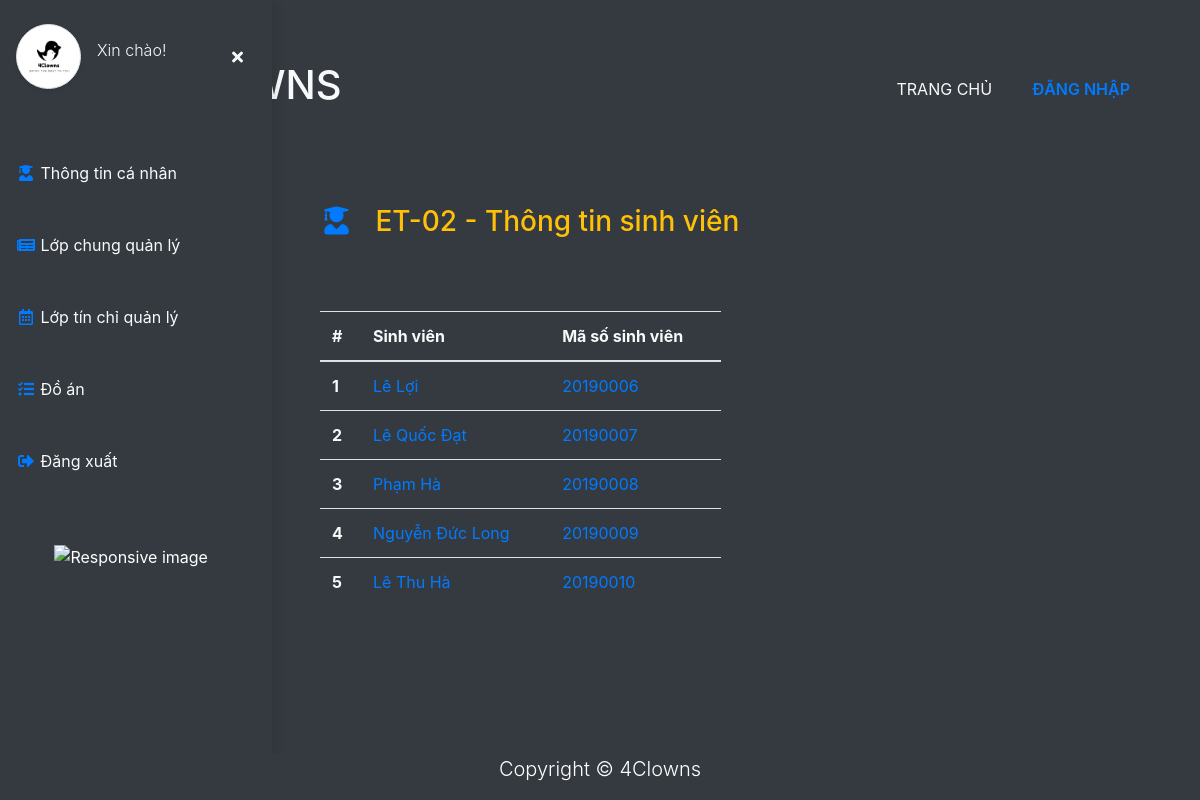
/teacher/lop_chung_quan_ly/ET-02_K64, run on the app's committed database.
### management/models.py (models this page shows, shortened)
class lop_chung(models.Model):
    name = CharField(_('Tên lớp'), max_length=15)
    vien = models.ForeignKey("management.vien_dao_tao", on_delete=models.CASCADE, verbose_name="Viện quản lý",related_name='cac_lop_thuoc_vien')
    giao_vien = models.ForeignKey("users.Teacher",verbose_name="Giáo viên quản lý", on_delete=models.CASCADE, related_name="cac_lop_quan_ly", null=True, blank=True)
    khoa = models.ForeignKey("management.khoa", on_delete=CASCADE, related_name='lop_cung_khoa', blank=True, null=True, verbose_name="Khóa")
    class Meta:
        verbose_name = "5. Lớp chung"
        verbose_name_plural = '5. Lớp chung'
        unique_together = ('name', 'khoa')

### users/models.py (models this page shows, shortened)
class User(AbstractBaseUser, PermissionsMixin):
    class Genders(models.TextChoices):
        MALE = "MALE", "Nam"
        FEMALE = "FEMALE", "Nữ"
    avatar = models.ImageField(_("Ảnh đại diện"), upload_to="Avatar", blank=True, null=True)
    email = models.EmailField(_("Email"),max_length=50, unique=True, blank=True)
    firstname = models.CharField(_("Tên"),max_length=20,  blank=False, null=True)
    surname = models.CharField(_("Tên đệm"),max_length=20, null=True, blank=True)
    lastname = models.CharField(_("Họ"),max_length=20, null=True, blank=True)
    date_of_birth = models.DateField(_("Ngày sinh"), blank=True, null=True, )
    phone = models.CharField(_("Số điện thoại"), max_length=15, blank=True, null=True)
    is_superuser = models.BooleanField(default=False)
    is_active = models.BooleanField(default=True)
    last_login = models.DateTimeField(auto_now_add=True)
    date_joined = models.DateTimeField(auto_now_add=True)
    role = models.BooleanField(null=True, blank=True)
    gender = models.CharField(
        _("Gender"), max_length=50, choices=Genders.choices, default=Genders.MALE
    )
    objects = UserManager()
    USERNAME_FIELD = 'email'
    REQUIRED_FIELDS = []

class Student(User):
    year_start = models.IntegerField(_("Năm vào trường"), default=datetime.datetime.now().year)
    vien = models.ForeignKey(vien_dao_tao, verbose_name="Viện", on_delete=models.CASCADE, null=True, blank=True)
    lop_chung = models.ForeignKey(lop_chung,verbose_name="Lớp chung", on_delete=models.CASCADE, related_name="sinh_vien", null=True, blank=True)
    code = models.CharField(_("Mã số sinh viên"), max_length=8, blank=True, unique=True)
    khoa = models.ForeignKey(khoa, verbose_name="Khóa" , max_length=3, blank=True, on_delete=CASCADE, null=True)
    lop_tin_chi_dang_ki = models.ManyToManyField('student.lop_tin_chi_detail', verbose_name="Lớp tín chỉ đăng kí", related_name='sinh_vien_trong_lop_tin_chi')
    def __str__(self):
        return self.email.replace("@edu.com.vn", "")
    class Meta:
        verbose_name = "Sinh viên"
        verbose_name_plural = 'Sinh viên'

class User(AbstractBaseUser, PermissionsMixin):
    class Genders(models.TextChoices):
        MALE = "MALE", "Nam"
        FEMALE = "FEMALE", "Nữ"
    avatar = models.ImageField(_("Ảnh đại diện"), upload_to="Avatar", blank=True, null=True)
    email = models.EmailField(_("Email"),max_length=50, unique=True, blank=True)
    firstname = models.CharField(_("Tên"),max_length=20,  blank=False, null=True)
    surname = models.CharField(_("Tên đệm"),max_length=20, null=True, blank=True)
    lastname = models.CharField(_("Họ"),max_length=20, null=True, blank=True)
    date_of_birth = models.DateField(_("Ngày sinh"), blank=True, null=True, )
    phone = models.CharField(_("Số điện thoại"), max_length=15, blank=True, null=True)
    is_superuser = models.BooleanField(default=False)
    is_active = models.BooleanField(default=True)
    last_login = models.DateTimeField(auto_now_add=True)
    date_joined = models.DateTimeField(auto_now_add=True)
    role = models.BooleanField(null=True, blank=True)
    gender = models.CharField(
        _("Gender"), max_length=50, choices=Genders.choices, default=Genders.MALE
    )
    objects = UserManager()
    USERNAME_FIELD = 'email'
    REQUIRED_FIELDS = []

### teacher/views.py (the view)
# urls.py: path('lop_chung_quan_ly/<str:ten_lop_chung>', views.tung_lop_chung, name='tung_lop_chung'),
def tung_lop_chung(request, ten_lop_chung):
    lopChungname = ten_lop_chung.split("_")[0]
    lopChungkhoa = ten_lop_chung.split("_")[1]
    lopChung = lop_chung.objects.select_related('khoa').get(name=lopChungname, khoa__name=lopChungkhoa)
    try:
        studentList = Student.objects.filter(lop_chung=lopChung).order_by('code')
    except:
        studentList = None
    return render(request, 'teacher/tung_lop_chung.html', {
        'lopChung': lopChung,
        'studentList': studentList
    })

### templates/teacher/tung_lop_chung.html (shortened to what this page needs)
{% extends 'base.html' %}
{% load static%}
{% block content %}
<div class="page-content p-5 position-relative" id="content">
    <div class="row mt-4">
      <h3 class="text-warning">
        <i class="fas fa-user-graduate me-1 text-primary fa-fw" style="width: 2.25em;"></i>
        {{ lopChung.name }} - Thông tin sinh viên
      </h3>
      <div class="col-lg-12 mt-5">
        <div class="row">
          <div class="col-lg-6 mt-3">
            <div class="table-responsive-sm">
              <table class="table  text-light ">
                <thead>
                  <tr>
                    <th scope="col">#</th>
                    <th scope="col">Sinh viên</th>
                    <th scope="col">Mã số sinh viên</th>
                  </tr>
                </thead>
                <tbody>
                {% if studentList %}
                    {% for student in studentList %}
                  <tr>
                    <th scope="row">{{forloop.counter}}</th>
                    <td><a href="{% url 'info_student' student.code %}">{{ student.lastname }} {{ student.surname }} {{ student.firstname }}</a></td>
                    <td><a href="{% url 'info_student' student.code %}">{{ student.code }} </a></td>
                  </tr>
                    {% endfor %}
                {% else %}
                    <p>No student in {{ lopChung.name }}</p>
                {% endif %}
                </tbody>
              </table>
            </div>
          </div>
          <div class=" col-lg-6 mt-5 text-center d-sm-none d-lg-block d-none-responsive ">
          </div>
        </div>
      </div>
    </div>
  </div>
{% include 'teacher/teacher_base.html' %}
{% endblock content %}

### static/css/custom.css (style rules this page uses)
html { min-height: 100%; position: relative !important; }
body { overflow-x: hidden; color: #ffffff; min-height: 100vh; }
body::before { display: block; content: ''; height: 45px; }

### static/css/student.css (style rules this page uses)
.page-content { width: calc(100% - 17rem); margin-left: 17rem; transition: all 0.4s; }

### data on the page
lop_chung: name "ET-02"
Student: lastname "Lê", firstname "Lợi", code "20190006"
Student: lastname "Lê", surname "Quốc", firstname "Đạt", code "20190007"
Student: lastname "Phạm", firstname "Hà", code "20190008"
Student: lastname "Nguyễn", surname "Đức", firstname "Long", code "20190009"
Student: lastname "Lê", surname "Thu", firstname "Hà", code "20190010"
